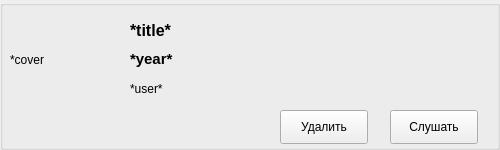
<?xml version="1.0" encoding="UTF-8"?>
<ui version="4.0">
 <class>GroupBox</class>
 <widget class="QGroupBox" name="GroupBox">
  <property name="geometry">
   <rect>
    <x>0</x>
    <y>0</y>
    <width>500</width>
    <height>150</height>
   </rect>
  </property>
  <property name="minimumSize">
   <size>
    <width>500</width>
    <height>150</height>
   </size>
  </property>
  <property name="maximumSize">
   <size>
    <width>500</width>
    <height>150</height>
   </size>
  </property>
  <property name="windowTitle">
   <string>GroupBox</string>
  </property>
  <widget class="QLabel" name="cover_label">
   <property name="geometry">
    <rect>
     <x>10</x>
     <y>10</y>
     <width>100</width>
     <height>100</height>
    </rect>
   </property>
   <property name="text">
    <string>*cover</string>
   </property>
  </widget>
  <widget class="QLabel" name="title_label">
   <property name="geometry">
    <rect>
     <x>130</x>
     <y>20</y>
     <width>351</width>
     <height>21</height>
    </rect>
   </property>
   <property name="font">
    <font>
     <pointsize>12</pointsize>
     <weight>75</weight>
     <bold>true</bold>
    </font>
   </property>
   <property name="text">
    <string>*title*</string>
   </property>
  </widget>
  <widget class="QLabel" name="year_label">
   <property name="geometry">
    <rect>
     <x>130</x>
     <y>50</y>
     <width>101</width>
     <height>18</height>
    </rect>
   </property>
   <property name="font">
    <font>
     <pointsize>11</pointsize>
     <weight>75</weight>
     <bold>true</bold>
    </font>
   </property>
   <property name="text">
    <string>*year*</string>
   </property>
  </widget>
  <widget class="QLabel" name="user_label">
   <property name="geometry">
    <rect>
     <x>130</x>
     <y>80</y>
     <width>321</width>
     <height>18</height>
    </rect>
   </property>
   <property name="text">
    <string>*user*</string>
   </property>
  </widget>
  <widget class="QPushButton" name="listen_button">
   <property name="geometry">
    <rect>
     <x>390</x>
     <y>110</y>
     <width>88</width>
     <height>34</height>
    </rect>
   </property>
   <property name="text">
    <string>Слушать</string>
   </property>
  </widget>
  <widget class="QPushButton" name="delete_button">
   <property name="geometry">
    <rect>
     <x>280</x>
     <y>110</y>
     <width>88</width>
     <height>34</height>
    </rect>
   </property>
   <property name="text">
    <string>Удалить</string>
   </property>
  </widget>
 </widget>
 <resources/>
 <connections/>
</ui>
